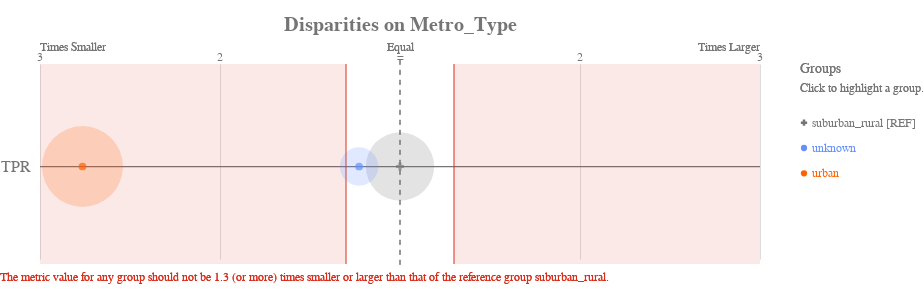

Notebook code for this chart:
### Code cell
ap.disparity(bdf, metrics, 'metro_type', fairness_threshold = 1.3)

### Figure 1 — Vega-Lite specification as saved in the notebook (floating-point values rounded to 4 significant figures)
{"config": {"view": {"continuousWidth": 400, "continuousHeight": 300, "strokeWidth": 0}, "axisLeft": {"labelColor": "rgb(117,117,117)", "labelFont": "Arial", "labelFontSize": 16}, "title": {"align": "center", "baseline": "middle", "color": "rgb(117,117,117)", "font": "Arial", "fontSize": 20, "fontWeight": "bold"}}, "layer": [{"data": {"name": "data-1f2af75cfead9a3854ee453922b4eaab"}, "mark": {"type": "rule", "stroke": "rgb(117,117,117)", "strokeWidth": 1.25, "tooltip": ""}, "encoding": {"x": {"type": "quantitative", "field": "x", "scale": {"domain": [-2, 2], "range": [40.0, 760.0]}}, "x2": {"field": "x2"}, "y": {"type": "nominal", "axis": {"domain": false, "labelAngle": 0, "labelPadding": -30, "orient": "left", "ticks": false, "title": ""}, "field": "metric", "scale": {"domain": ["TPR"], "range": [30, 225.0]}}}}, {"data": {"name": "data-79dd248bdaa0ea02c535240e8ad022c8"}, "mark": {"type": "rule", "stroke": "rgb(117,117,117)", "strokeDash": [5, 5], "strokeWidth": 1}, "encoding": {"tooltip": {"value": "suburban_rural [REF]"}, "x": {"value": 400.0}, "y": {"value": 20.83}, "y2": {"value": 229.2}}}, {"data": {"name": "data-c233327f4cd9b4c2df31bf8015c83e4a"}, "mark": {"type": "text", "align": "center", "color": "rgb(117,117,117)", "font": "Arial", "fontSize": 12, "fontWeight": "normal", "tooltip": ""}, "encoding": {"text": {"type": "nominal", "field": "label"}, "x": {"type": "quantitative", "field": "value", "scale": {"domain": [-2, 2], "range": [40.0, 760.0]}}, "y": {"value": 17.5}}}, {"layer": [{"mark": {"type": "text", "align": "left", "fill": "rgb(117,117,117)", "font": "Arial", "fontSize": 12, "fontWeight": "normal", "tooltip": ""}, "encoding": {"text": {"value": "Times Smaller"}, "x": {"value": 40.0}, "y": {"value": 7.5}}}, {"mark": {"type": "text", "align": "right", "fill": "rgb(117,117,117)", "font": "Arial", "fontSize": 12, "fontWeight": "normal", "tooltip": ""}, "encoding": {"text": {"value": "Times Larger"}, "x": {"value": 760.0}, "y": {"value": 7.5}}}, {"mark": {"type": "text", "align": "center", "fill": "rgb(117,117,117)", "font": "Arial", "fontSize": 12, "fontWeight": "normal", "tooltip": ""}, "encoding": {"text": {"value": "Equal"}, "x": {"value": 400.0}, "y": {"value": 7.5}}}], "data": {"name": "data-79dd248bdaa0ea02c535240e8ad022c8"}}, {"layer": [{"mark": {"type": "rule", "opacity": 0.8, "stroke": "rgb(217, 46, 28)", "strokeWidth": 1.25, "tooltip": ""}, "encoding": {"x": {"type": "quantitative", "field": "min", "scale": {"domain": [-2, 2], "range": [40.0, 760.0]}}, "y": {"value": 25.0}, "y2": {"value": 225.0}}}, {"mark": {"type": "rule", "opacity": 0.8, "stroke": "rgb(217, 46, 28)", "strokeWidth": 1.25, "tooltip": ""}, "encoding": {"x": {"type": "quantitative", "field": "max", "scale": {"domain": [-2, 2], "range": [40.0, 760.0]}}, "y": {"value": 25.0}, "y2": {"value": 225.0}}}, {"layer": [{"mark": {"type": "rect", "fill": "rgb(217, 46, 28)", "opacity": 0.1, "tooltip": ""}, "encoding": {"x": {"type": "quantitative", "field": "min", "scale": {"domain": [-2, 2], "range": [40.0, 760.0]}}, "x2": {"field": "lower_end"}, "y": {"value": 25.0}, "y2": {"value": 225.0}}}, {"mark": {"type": "rect", "fill": "rgb(217, 46, 28)", "opacity": 0.1, "tooltip": ""}, "encoding": {"x": {"type": "quantitative", "field": "max", "scale": {"domain": [-2, 2], "range": [40.0, 760.0]}}, "x2": {"field": "upper_end"}, "y": {"value": 25.0}, "y2": {"value": 225.0}}}]}, {"data": {"name": "data-79dd248bdaa0ea02c535240e8ad022c8"}, "mark": {"type": "text", "align": "left", "baseline": "top", "fill": "rgb(217, 46, 28)", "font": "Arial", "fontSize": 12, "fontWeight": "normal", "tooltip": ""}, "encoding": {"text": {"value": "The metric value for any group should not be 1.3 (or more) times smaller or larger than that of the reference group suburban_rural."}, "x": {"value": 0}, "y": {"value": 233.3}}}], "data": {"name": "data-68125cfc4fc9557defd07e8d14c561c8"}}, {"layer": [{"mark": "circle"}, {"data": {"name": "data-37b9504f26c4c530d84ea9e2bcbda06b"}, "mark": {"type": "circle", "opacity": 0.2}, "encoding": {"color": {"condition": {"type": "nominal", "field": "attribute_value", "legend": null, "scale": {"domain": ["suburban_rural", "unknown", "urban"], "range": ["rgb(117,117,117)", "rgb(100, 143, 255)", "rgb(254, 97, 0)", "rgb(220, 38, 127)", "rgb(255, 176, 0)", "rgb(120, 94, 240)"]}, "selection": "selector297"}, "value": "rgb(224,224,224)"}, "size": {"type": "quantitative", "field": "group_size", "legend": null, "scale": {"domain": [0, 10940.0], "range": [0, 7854.0]}}, "tooltip": [{"type": "nominal", "field": "attribute_value", "title": "Group"}, {"type": "nominal", "field": "tooltip_group_size", "title": "Group Size"}, {"type": "nominal", "field": "tooltip_disparity_explanation_tpr", "title": "Disparity"}, {"type": "quantitative", "field": "tpr", "format": ".2f", "title": "TPR"}], "x": {"type": "quantitative", "axis": {"domain": false, "labels": false, "ticks": false, "title": null, "values": [1, 2, -2, -1]}, "field": "tpr_disparity_scaled", "scale": {"domain": [-2, 2], "range": [40.0, 760.0]}}, "y": {"type": "nominal", "axis": {"domain": false, "grid": false, "labels": false, "ticks": false, "title": " "}, "field": "metric_variable", "scale": {"domain": ["TPR"], "range": [30, 225.0]}}}, "selection": {"selector299": {"type": "multi", "empty": "all", "fields": ["attribute_value"]}}, "transform": [{"calculate": "'TPR'", "as": "metric_variable"}]}, {"layer": [{"mark": "point"}, {"data": {"name": "data-37b9504f26c4c530d84ea9e2bcbda06b"}, "mark": {"type": "point", "filled": true, "size": 60}, "encoding": {"color": {"condition": {"type": "nominal", "field": "attribute_value", "legend": null, "scale": {"domain": ["suburban_rural", "unknown", "urban"], "range": ["rgb(117,117,117)", "rgb(100, 143, 255)", "rgb(254, 97, 0)", "rgb(220, 38, 127)", "rgb(255, 176, 0)", "rgb(120, 94, 240)"]}, "selection": "selector297"}, "value": "rgb(224,224,224)"}, "shape": {"type": "nominal", "field": "attribute_value", "legend": null, "scale": {"domain": ["suburban_rural", "unknown", "urban"], "range": ["cross", "circle", "circle"]}}, "tooltip": [{"type": "nominal", "field": "attribute_value", "title": "Group"}, {"type": "nominal", "field": "tooltip_group_size", "title": "Group Size"}, {"type": "nominal", "field": "tooltip_disparity_explanation_tpr", "title": "Disparity"}, {"type": "quantitative", "field": "tpr", "format": ".2f", "title": "TPR"}], "x": {"type": "quantitative", "axis": {"domain": false, "labels": false, "ticks": false, "title": null, "values": [1, 2, -2, -1]}, "field": "tpr_disparity_scaled", "scale": {"domain": [-2, 2], "range": [40.0, 760.0]}}, "y": {"type": "nominal", "axis": {"domain": false, "grid": false, "labels": false, "ticks": false, "title": " "}, "field": "metric_variable", "scale": {"domain": ["TPR"], "range": [30, 225.0]}}}, "selection": {"selector298": {"type": "multi", "empty": "all", "fields": ["attribute_value"]}}, "transform": [{"calculate": "'TPR'", "as": "metric_variable"}]}]}]}, {"layer": [{"mark": {"type": "point", "filled": true, "opacity": 1, "size": 39.48}, "encoding": {"color": {"condition": {"type": "nominal", "field": "attribute_value", "legend": null, "scale": {"domain": ["suburban_rural", "unknown", "urban"], "range": ["rgb(117,117,117)", "rgb(100, 143, 255)", "rgb(254, 97, 0)", "rgb(220, 38, 127)", "rgb(255, 176, 0)", "rgb(120, 94, 240)"]}, "selection": "selector297"}, "value": "rgb(224,224,224)"}, "shape": {"type": "nominal", "field": "attribute_value", "legend": null, "scale": {"domain": ["suburban_rural", "unknown", "urban"], "range": ["cross", "circle", "circle"]}}, "x": {"value": 804}, "y": {"type": "nominal", "axis": {"domain": false, "grid": false, "labels": false, "ticks": false, "title": " "}, "field": "attribute_value", "scale": {"domain": ["suburban_rural", "unknown", "urban"], "range": [71, 147]}}}, "selection": {"selector297": {"type": "multi", "empty": "all", "fields": ["attribute_value"]}}}, {"mark": {"type": "text", "align": "left", "baseline": "middle", "font": "Arial", "fontSize": 12, "fontWeight": "normal"}, "encoding": {"color": {"condition": {"type": "nominal", "field": "attribute_value", "legend": null, "scale": {"domain": ["suburban_rural", "unknown", "urban"], "range": ["rgb(117,117,117)", "rgb(100, 143, 255)", "rgb(254, 97, 0)", "rgb(220, 38, 127)", "rgb(255, 176, 0)", "rgb(120, 94, 240)"]}, "selection": "selector297"}, "value": "rgb(224,224,224)"}, "text": {"type": "nominal", "field": "label"}, "x": {"value": 812}, "y": {"type": "nominal", "axis": {"domain": false, "grid": false, "labels": false, "ticks": false, "title": " "}, "field": "attribute_value", "scale": {"domain": ["suburban_rural", "unknown", "urban"], "range": [71, 147]}}}, "selection": {"selector300": {"type": "multi", "empty": "all", "fields": ["attribute_value"]}}}, {"data": {"name": "data-79dd248bdaa0ea02c535240e8ad022c8"}, "mark": {"type": "text", "align": "left", "baseline": "middle", "color": "rgb(117,117,117)", "font": "Arial", "fontSize": 12, "fontWeight": "normal"}, "encoding": {"text": {"value": "Click to highlight a group."}, "x": {"value": 800}, "y": {"value": 49}}}, {"data": {"name": "data-79dd248bdaa0ea02c535240e8ad022c8"}, "mark": {"type": "text", "align": "left", "baseline": "middle", "color": "rgb(117,117,117)", "font": "Arial", "fontSize": 14, "fontWeight": "normal"}, "encoding": {"text": {"value": "Groups"}, "x": {"value": 800}, "y": {"value": 30}}}], "data": {"name": "data-e1f9423a4bded23d71327d85bde107c5"}}], "height": 250, "padding": {"top": 15, "bottom": 10}, "resolve": {"scale": {"size": "independent", "y": "independent"}}, "title": "Disparities on Metro_Type", "width": 800, "$schema": "https://vega.github.io/schema/vega-lite/v4.8.1.json", "datasets": {"data-1f2af75cfead9a3854ee453922b4eaab": [{"metric": "TPR", "x": -2, "x2": 2}], "data-79dd248bdaa0ea02c535240e8ad022c8": [{"a": 1, "b": 0}, {"a": 1, "b": 0}], "data-c233327f4cd9b4c2df31bf8015c83e4a": [{"value": 1, "label": 2}, {"value": 2, "label": 3}, {"value": -2, "label": 3}, {"value": -1, "label": 2}, {"value": 0, "label": "="}], "data-68125cfc4fc9557defd07e8d14c561c8": [{"min": -0.3, "max": 0.3, "lower_end": -2, "upper_end": 2}], "data-37b9504f26c4c530d84ea9e2bcbda06b": [{"attribute_name": "metro_type", "attribute_value": "suburban_rural", "group_size": 6506, "total_entities": 17677, "tpr": 0.1396, "tpr_disparity": 1.0, "tpr_disparity_scaled": 0.0, "tooltip_group_size": "6,506 (36.80%)", "tooltip_disparity_explanation_tpr": "Reference group"}, {"attribute_name": "metro_type", "attribute_value": "unknown", "group_size": 2056, "total_entities": 17677, "tpr": 0.1137, "tpr_disparity": 0.8148, "tpr_disparity_scaled": -0.2273, "tooltip_group_size": "2,056 (11.63%)", "tooltip_disparity_explanation_tpr": "1.23 times smaller TPR than the reference group"}, {"attribute_name": "metro_type", "attribute_value": "urban", "group_size": 9115, "total_entities": 17677, "tpr": 0.0505, "tpr_disparity": 0.3618, "tpr_disparity_scaled": -1.764, "tooltip_group_size": "9,115 (51.56%)", "tooltip_disparity_explanation_tpr": "2.76 times smaller TPR than the reference group"}], "data-e1f9423a4bded23d71327d85bde107c5": [{"attribute_value": "suburban_rural", "label": "suburban_rural [REF]"}, {"attribute_value": "unknown", "label": "unknown"}, {"attribute_value": "urban", "label": "urban"}]}}
